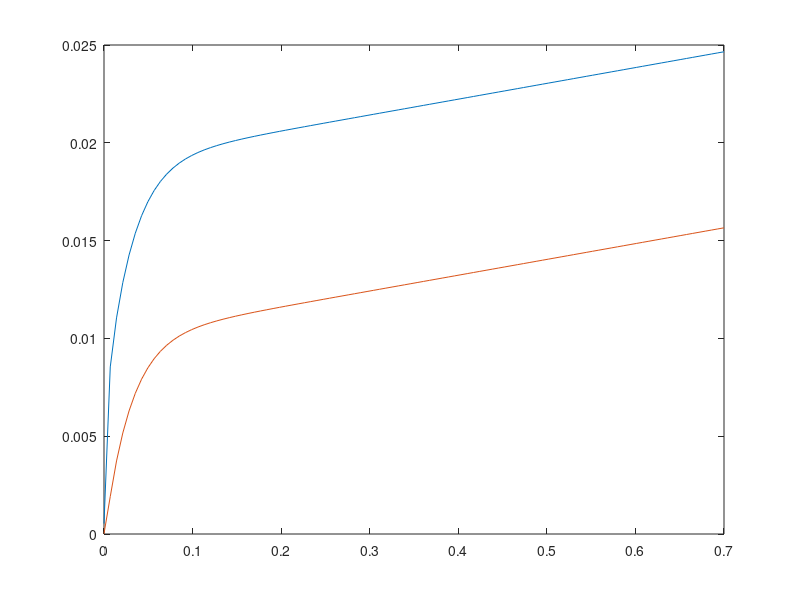

The MATLAB script that drew this image:
%% MOXE in Matlab


delta = 1e-6;

d = 10e-6;

k = 0.15;  % delta/d  tissue thickness/septal thickness

T =  0.030; % s for seconds (d**2/(pi**2)*D) # Uptake time constant

Lambda_tiss = 0.1;

Sa_Vg = 210;

mu = 0.03; %((Lamda*d*Sa)/Vg) 

eta = 0.5; % greek n

tc = 1.3; % s for seconds

t = linspace(0,700e-3,100); % s for seconds

n = [1,3,5,7,9,11,13,15,17,19,21];

% b = (lamda*d)/2)*(Sa/Vg);

% Values to hold or plot

d1 = [];
Sumd1 = [];
Sd1 = [];


for i = 1:length(t)
    
    for j = 1:length(n)         
        d1(j) = (1/n(j)^2)*(1-cos(n(j)*pi*k))*exp(((-n(j)^2)*t(i)/T));
    end
    % Sum the values from each iteration
    Sumd1(i) = sum(d1);
    % Attain the Sd1 values
    Sd1 = mu*(2*k - ((8/pi^2)*Sumd1));
                   
end 


%% Attaining the values for the slope Sd2s

d2s = [];
Sumd2s = [];
Sd2s = [];

for i = 1:length(t)
    
    for j = 1:length(n)         
        d2s(j) = (1/n(j)^2)*(cos(n(j)*pi*k))*exp(((-n(j)^2)*t(i)/T));
    end
    % Sum the values from each iteration
    Sumd2s(i) = sum(d2s);
    % Attain the Sd2s values
    Sd2s = mu*(1-2*k - ((8/pi^2)*Sumd2s));
                   
end 




%% Attaining the values for the slope Sd2 part1
d2 = [];
d22 = [];
Sumd2 = [];
Sumd22 = [];
Sd2 = zeros(1,2);
Sd22 = [];
SD2 = [];
for i = 1:length(t)
    
    for j = 1:length(n)         
        d2(j) = (1/n(j)^4)*(cos(n(j)*pi*k))*(1-(exp(((-n(j)^2)*t(i)/T))));        
    end
    % Sum the values from each iteration
    Sumd2(i) = sum(d2);
    
    Sd2(i) = 2*mu*(((1-(2*k))*(t(i)/tc)) - ((8/(pi^2))*(T/tc))*Sumd2(i));
                   
end 

plot(t, Sd2)

%% Attaining the values for the slope Sd2 part2

for i = 1:length(t)    
    for j = 1:length(n)         
        d22(j) = (1/n(j)^2)*(cos(n(j)*pi*k))*exp(((-n(j)^2)*t(i)/T));
    end        
    % Sum the values from each iteration
    Sumd22(i) = sum(d22);
    
    % Attain the Sd2 values
    Sd22(i) = mu*(1-(t(i)/tc))*((((1-(2*k))) - ((8/(pi^2))*Sumd22(i))));
end 

SD2 = Sd2+Sd22;
plot(t, SD2)

%% Calculating STP and SRBC

    
STP = Sd1+ (1-eta)*SD2;
SRBC = eta*SD2;
plot(t,STP)
hold on
plot(t,SRBC)

